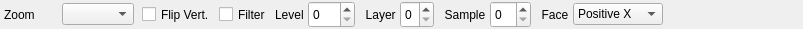
<?xml version="1.0" encoding="UTF-8"?>
<ui version="4.0">
 <class>TextureEditorToolBar</class>
 <widget class="QWidget" name="TextureEditorToolBar">
  <property name="geometry">
   <rect>
    <x>0</x>
    <y>0</y>
    <width>803</width>
    <height>29</height>
   </rect>
  </property>
  <layout class="QHBoxLayout" name="horizontalLayout">
   <property name="spacing">
    <number>4</number>
   </property>
   <property name="leftMargin">
    <number>0</number>
   </property>
   <property name="topMargin">
    <number>0</number>
   </property>
   <property name="rightMargin">
    <number>0</number>
   </property>
   <property name="bottomMargin">
    <number>0</number>
   </property>
   <item>
    <layout class="QHBoxLayout" name="layoutZoom">
     <property name="spacing">
      <number>0</number>
     </property>
     <property name="leftMargin">
      <number>4</number>
     </property>
     <property name="rightMargin">
      <number>4</number>
     </property>
     <item>
      <widget class="QLabel" name="labelZoom">
       <property name="text">
        <string>Zoom </string>
       </property>
       <property name="buddy">
        <cstring>zoomToFit</cstring>
       </property>
      </widget>
     </item>
     <item>
      <widget class="QToolButton" name="zoomToFit">
       <property name="toolTip">
        <string>Fit Window</string>
       </property>
       <property name="icon">
        <iconset theme="zoom-fit-best">
         <normaloff>.</normaloff>.</iconset>
       </property>
       <property name="checkable">
        <bool>true</bool>
       </property>
       <property name="autoRaise">
        <bool>true</bool>
       </property>
      </widget>
     </item>
     <item>
      <widget class="QComboBox" name="zoom"/>
     </item>
    </layout>
   </item>
   <item>
    <widget class="QCheckBox" name="flipVertically">
     <property name="minimumSize">
      <size>
       <width>0</width>
       <height>27</height>
      </size>
     </property>
     <property name="text">
      <string>Flip Vert.</string>
     </property>
    </widget>
   </item>
   <item>
    <widget class="QCheckBox" name="filter">
     <property name="minimumSize">
      <size>
       <width>0</width>
       <height>27</height>
      </size>
     </property>
     <property name="text">
      <string>Filter</string>
     </property>
    </widget>
   </item>
   <item>
    <widget class="QLabel" name="labelLevel">
     <property name="text">
      <string>Level</string>
     </property>
     <property name="buddy">
      <cstring>level</cstring>
     </property>
    </widget>
   </item>
   <item>
    <widget class="QDoubleSpinBox" name="level">
     <property name="minimumSize">
      <size>
       <width>0</width>
       <height>27</height>
      </size>
     </property>
     <property name="decimals">
      <number>0</number>
     </property>
    </widget>
   </item>
   <item>
    <widget class="QLabel" name="labelLayer">
     <property name="minimumSize">
      <size>
       <width>0</width>
       <height>27</height>
      </size>
     </property>
     <property name="text">
      <string>  Layer</string>
     </property>
     <property name="buddy">
      <cstring>layer</cstring>
     </property>
    </widget>
   </item>
   <item>
    <widget class="QDoubleSpinBox" name="layer">
     <property name="minimumSize">
      <size>
       <width>0</width>
       <height>27</height>
      </size>
     </property>
     <property name="decimals">
      <number>0</number>
     </property>
     <property name="maximum">
      <double>1.000000000000000</double>
     </property>
    </widget>
   </item>
   <item>
    <widget class="QLabel" name="labelSample">
     <property name="minimumSize">
      <size>
       <width>0</width>
       <height>27</height>
      </size>
     </property>
     <property name="text">
      <string>  Sample</string>
     </property>
    </widget>
   </item>
   <item>
    <widget class="QSpinBox" name="sample">
     <property name="minimumSize">
      <size>
       <width>0</width>
       <height>27</height>
      </size>
     </property>
    </widget>
   </item>
   <item>
    <widget class="QLabel" name="labelFace">
     <property name="minimumSize">
      <size>
       <width>0</width>
       <height>27</height>
      </size>
     </property>
     <property name="text">
      <string>  Face</string>
     </property>
     <property name="buddy">
      <cstring>face</cstring>
     </property>
    </widget>
   </item>
   <item>
    <widget class="QComboBox" name="face">
     <item>
      <property name="text">
       <string>Positive X</string>
      </property>
     </item>
     <item>
      <property name="text">
       <string>Negative X</string>
      </property>
     </item>
     <item>
      <property name="text">
       <string>Positive Y</string>
      </property>
     </item>
     <item>
      <property name="text">
       <string>Negative Y</string>
      </property>
     </item>
     <item>
      <property name="text">
       <string>Positive Z</string>
      </property>
     </item>
     <item>
      <property name="text">
       <string>Negative Z</string>
      </property>
     </item>
    </widget>
   </item>
   <item>
    <spacer name="horizontalSpacer_2">
     <property name="orientation">
      <enum>Qt::Horizontal</enum>
     </property>
     <property name="sizeType">
      <enum>QSizePolicy::Fixed</enum>
     </property>
     <property name="sizeHint" stdset="0">
      <size>
       <width>8</width>
       <height>20</height>
      </size>
     </property>
    </spacer>
   </item>
   <item>
    <spacer name="horizontalSpacer">
     <property name="orientation">
      <enum>Qt::Horizontal</enum>
     </property>
     <property name="sizeHint" stdset="0">
      <size>
       <width>40</width>
       <height>20</height>
      </size>
     </property>
    </spacer>
   </item>
  </layout>
 </widget>
 <resources/>
 <connections/>
</ui>
